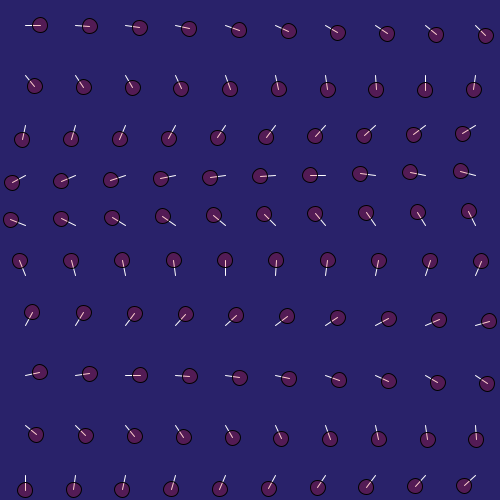
Frame 1 (no input)
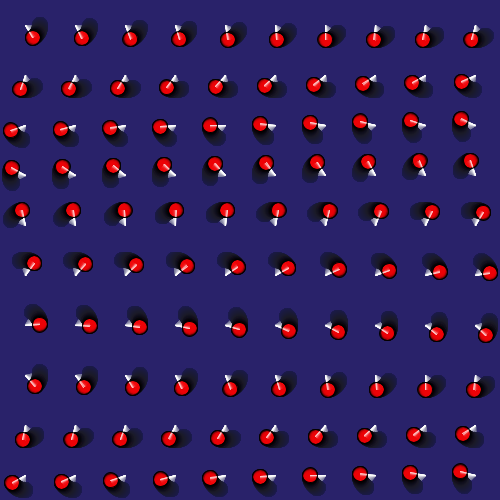
Frame 60 (the mouse pressed at the canvas centre just before this capture)
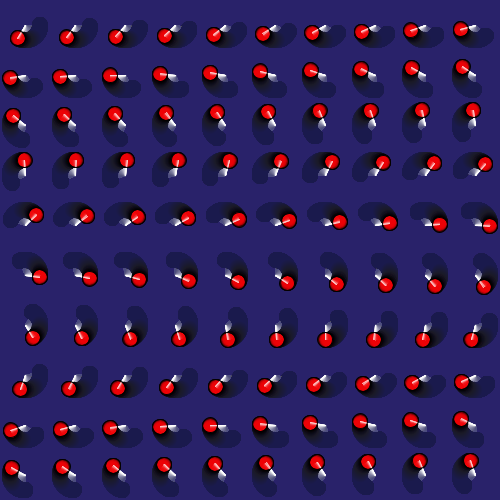
Frame 120 (the mouse held since frame 60 and released just before this capture)

The Processing sketch that drew these frames (run headless with seeded random() and noise(); from frame 60 on, the mouse is pressed at the canvas centre):

// Processing sketch: processing_99728
// ── processing_99728.pde

float a, incA;
float cX, cY;

//______________
void setup (){
  size (500,500);
  background (41,34,106);
  a = 0;
  incA = radians (1);   // es igual decir radians que (TWO_PI)/360;
  cX = width/2;
  cY = height/2;
  
}

//----------------
void draw (){
fill (41,34,106,5); //el último número es la transparencia. si declaro aquí un color es para que las figuras dejen un rastro
noStroke();  // evita que se dibuje el perímetro de la sig figura
rect (0,0, width, height);

float fase = 0;


//llamo a la función que declaré abajo; utilizamos "a" xq es la que está declarada arriba
for (int j =25; j < height; j +=50){
for (int i = 25; i< width; i += 50){
  
  fill(255,0,0, 50);  
  circular(i, j,15,a+fase);
  fase += radians(5);

}
}
//fill(0);
//text ("fase =" +fase, 100,100);
a = a+incA;

}

//----------------

void circular (float centroX, float centroY, float radio, float angulo){
float x = centroX + radio*cos(angulo);  //usamos la palabra completa angulo
float y = centroY + radio*sin(angulo);

stroke (255,255,255);
line(centroX,centroY,x,y);

//noStroke();
stroke (0);
ellipse (x,y,15,15);

}
